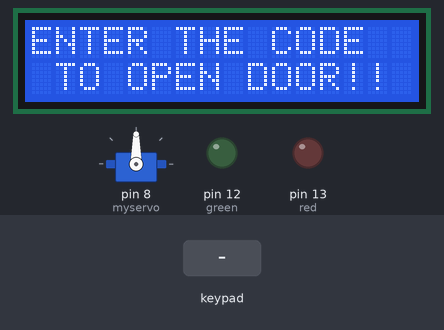
Bench run of a sketch on a simulated Arduino Uno, built with avr-gcc and run on an emulated ATmega328P. Shown: servo, 16×2 character LCD, output pins drawn as LEDs (lit = HIGH). Dashed ring = blinking. Inputs (shaded band) come from the test bench.

Above: at 1.2 s.
1.3 s: keypad keys 2 3 4 5 pressed 0.4 s apart
At 2.9 s:
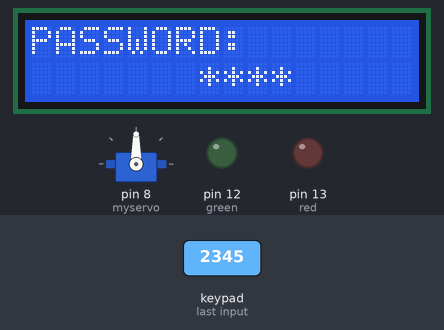
At 5.4 s:
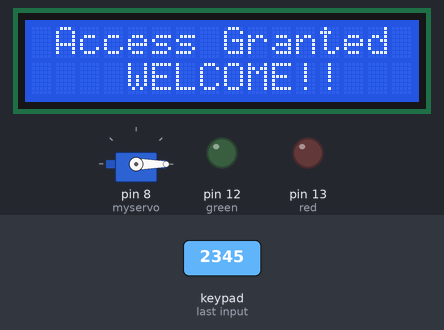
13.9 s: key '1' pressed
16.9 s: keypad keys 2 3 4 5 # pressed 0.4 s apart
At 21.1 s:
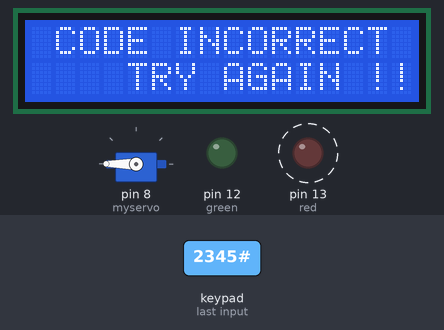
Timing chart, 0 to 22.6 s (numbered marks = the images above; inputs shaded):
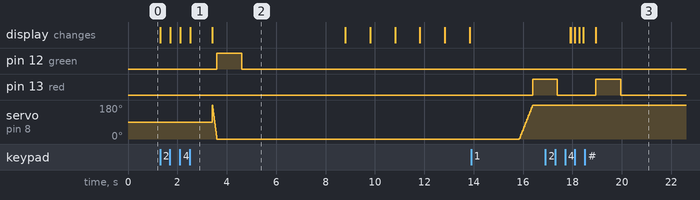

Measured:
- after the input at 1.3 s, pin 12 (green): LOW → HIGH after 2.3 s, → LOW 1.0 s later; the display: first changes at once (image 1 shows a later state)
- after the input at 16.9 s, the display: first differs from a run without the input after 1.2 s (image 3 shows a later state)
- what the display in image 1 shows lasts 0.9 s, from 2.5 s to 3.4 s

The sketch:

code.ino
```cpp
#include <LiquidCrystal.h>
#include <Servo.h>
#include <Keypad.h>

Servo myservo;
int pos = 0; // Position of servo motor
LiquidCrystal lcd(A4, A5, A3, A2, A1, A0);

const byte rows = 4;
const byte cols = 3;

char key[rows][cols] = {
  {'1', '2', '3'},
  {'4', '5', '6'},
  {'7', '8', '9'},
  {'*', '0', '#'}
};

byte rowPins[rows] = {0, 1, 2, 3};
byte colPins[cols] = {4, 5, 6};

Keypad keypad = Keypad(makeKeymap(key), rowPins, colPins, rows, cols);

char* password = "2345"; // The correct password
char inputBuffer[5] = ""; // Buffer to store entered keys
int inputIndex = 0; // Current input position

int red = 13;
int green = 12;

void setup() {
  myservo.attach(8); // Servo motor connection
  pinMode(red, OUTPUT);
  pinMode(green, OUTPUT);
  lcd.begin(16, 2);
  displayscreen();
}

void loop() {
  char code = keypad.getKey();
  if (code != NO_KEY) {
    if (code == '*' || code == '#') {
      // Reset on special keys
      resetInput();
      return;
    }

    lcd.clear();
    lcd.setCursor(0, 0);
    lcd.print("PASSWORD:");

    // Add entered key to the input buffer
    if (inputIndex < 4) {
      inputBuffer[inputIndex] = code;
      inputIndex++;
      lcd.setCursor(7, 1);
      for (int i = 0; i < inputIndex; i++) {
        lcd.print("*");
      }
    }

    // Check password if 4 digits entered
    if (inputIndex == 4) {
      inputBuffer[4] = '\0'; // Null-terminate the string
      if (strcmp(inputBuffer, password) == 0) {
        unlockdoor();
      } else {
        incorrect();
      }
      resetInput();
    }
  }
}

// Reset the input buffer
void resetInput() {
  memset(inputBuffer, 0, sizeof(inputBuffer)); // Clear the buffer
  inputIndex = 0; // Reset the index
  displayscreen(); // Reset the display
}

//------------------ Function 1- OPEN THE DOOR--------------//
void unlockdoor() {
  delay(900);

  lcd.setCursor(0, 0);
  lcd.println(" ");
  lcd.setCursor(1, 0);
  lcd.print("Access Granted");
  lcd.setCursor(4, 1);
  lcd.println("WELCOME!!");

  for (pos = 180; pos >= 0; pos -= 5) { // Open the door
    myservo.write(pos);
    delay(5);
  }
  digitalWrite(green, HIGH);
  delay(1000);
  digitalWrite(green, LOW);
  delay(2000);

  delay(1000);
  counterbeep();

  delay(1000);

  for (pos = 0; pos <= 180; pos += 5) { // Close the door
    myservo.write(pos);
    delay(15);
  }
  digitalWrite(red, HIGH);
  delay(1000);
  digitalWrite(red, LOW);
  delay(500);

  lcd.clear();
  displayscreen();
}

//--------------------Function 2- Wrong code--------------//
void incorrect() {
  delay(500);
  lcd.clear();
  lcd.setCursor(1, 0);
  lcd.print("CODE");
  lcd.setCursor(6, 0);
  lcd.print("INCORRECT");
  lcd.setCursor(4, 1);
  lcd.println("TRY AGAIN !!!");
  digitalWrite(red, HIGH);
  delay(1000);
  digitalWrite(red, LOW);
  delay(3000);
  lcd.clear();
  displayscreen();
}

//------------Function 3 - DISPLAY FUNCTION--------------------//
void displayscreen() {
  lcd.setCursor(0, 0);
  lcd.println("ENTER THE CODE");
  lcd.setCursor(1, 1);
  lcd.println("TO OPEN DOOR!!");
}

//--------------Function 5 - Count down------------------//
void counterbeep() {
  delay(1200);
  lcd.clear();
  lcd.setCursor(2, 0);
  lcd.println("GET IN WITHIN:::");
  for (int i = 5; i > 0; i--) {
    lcd.setCursor(4, 1);
    lcd.print(i);
    delay(1000);
    lcd.clear();
    lcd.setCursor(2, 0);
    lcd.println("GET IN WITHIN:::");
  }
  lcd.clear();
  lcd.setCursor(4, 0);
  lcd.print("LOCKED!");
  delay(1000);
}
```
